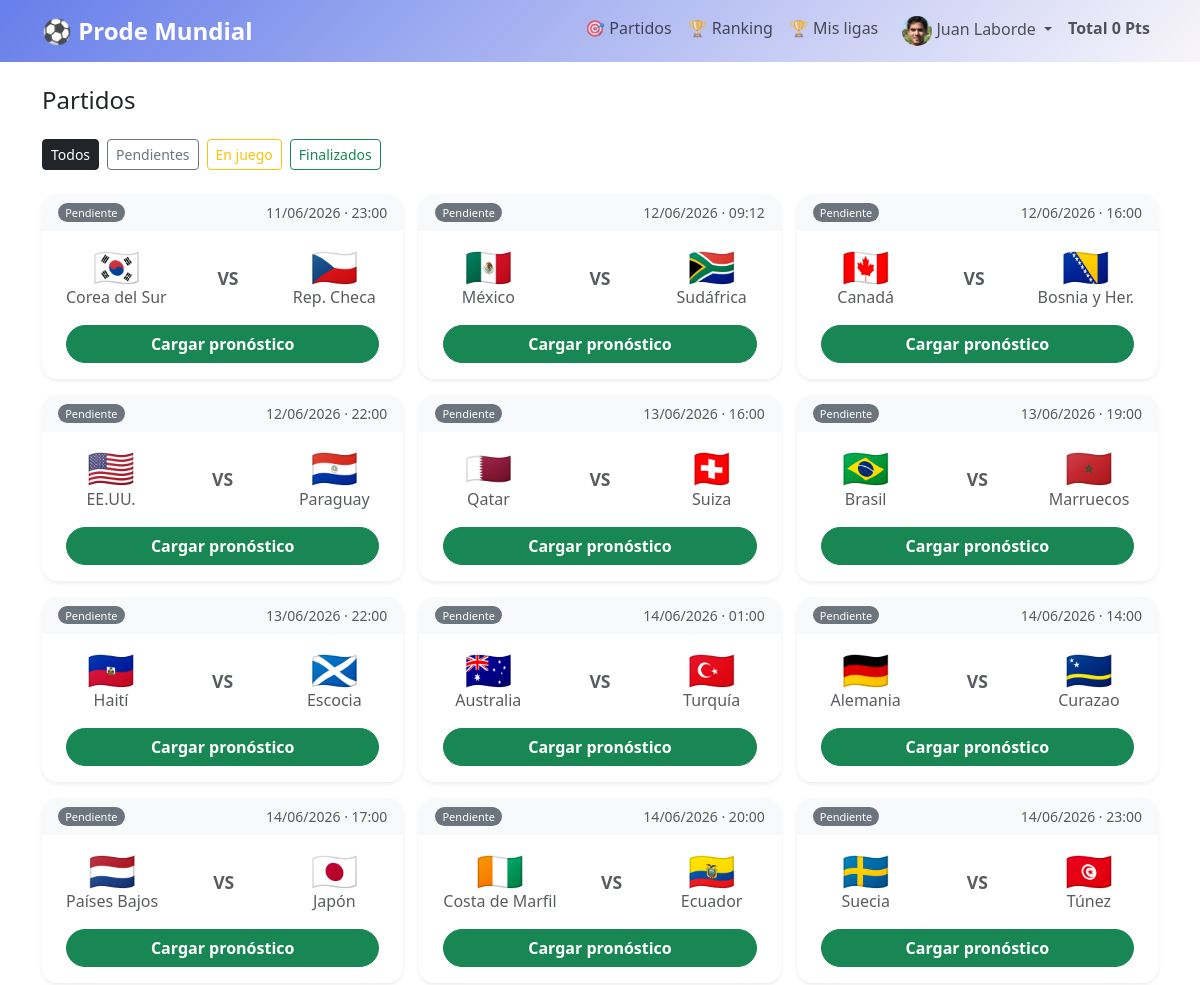
The app's page /matches/ (signed in, upper part), older data.
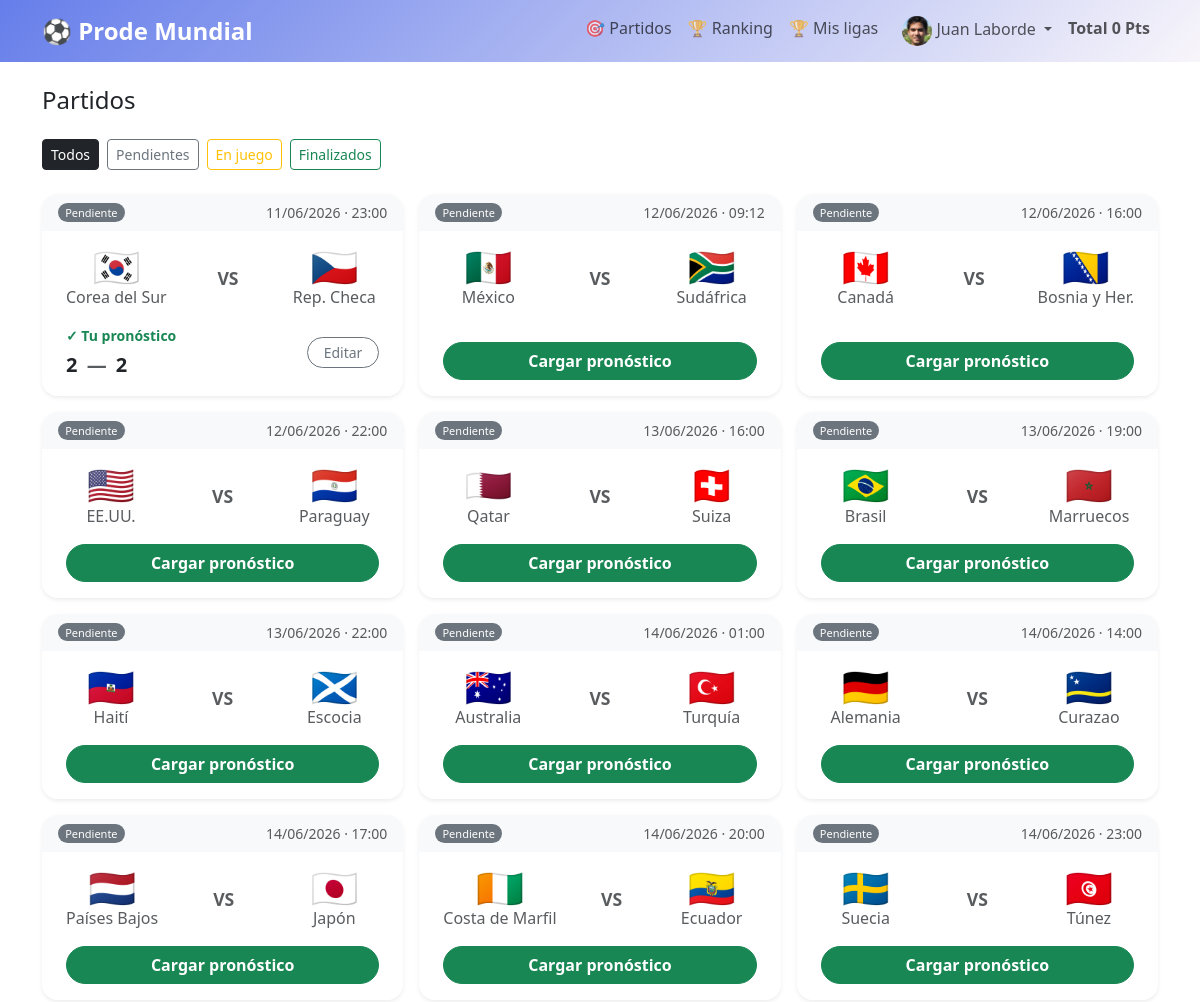
The same page, newer data.
### apps/matches/models.py (models this page shows, shortened)
class Match(models.Model):
    class Status(models.TextChoices):
        PENDING     = 'PENDING',     'Pendiente'
        IN_PROGRESS = 'IN_PROGRESS', 'En juego'
        FINISHED    = 'FINISHED',    'Finalizado'
    home_team    = models.ForeignKey(Team, on_delete=models.PROTECT, related_name='home_matches', verbose_name='Local')
    away_team    = models.ForeignKey(Team, on_delete=models.PROTECT, related_name='away_matches', verbose_name='Visitante')
    kickoff_time = models.DateTimeField(verbose_name='Fecha y hora')
    home_score   = models.PositiveSmallIntegerField(null=True, blank=True, verbose_name='Goles local')
    away_score   = models.PositiveSmallIntegerField(null=True, blank=True, verbose_name='Goles visitante')
    status       = models.CharField(max_length=15, choices=Status.choices, default=Status.PENDING, verbose_name='Estado')
    class Meta:
        verbose_name = 'Partido'
        verbose_name_plural = 'Partidos'
        ordering = ['kickoff_time']
    @property
    def is_locked(self):
        from django.conf import settings
        lock_minutes = getattr(settings, 'PREDICTION_LOCK_MINUTES', 10)
        delta = self.kickoff_time - timezone.now()
        return delta.total_seconds() < lock_minutes * 60

class Team(models.Model):
    name = models.CharField(max_length=100, verbose_name='Nombre')
    code = models.CharField(max_length=3, unique=True, verbose_name='Código')
    flag = models.CharField(max_length=10, blank=True, verbose_name='Emoji bandera')
    class Meta:
        verbose_name = 'Equipo'
        verbose_name_plural = 'Equipos'
        ordering = ['name']

### apps/predictions/models.py (models this page shows, shortened)
class Prediction(models.Model):
    user       = models.ForeignKey(User,  on_delete=models.CASCADE, related_name='predictions', verbose_name='Usuario')
    match      = models.ForeignKey(Match, on_delete=models.CASCADE, related_name='predictions', verbose_name='Partido')
    home_goals = models.PositiveSmallIntegerField(verbose_name='Goles local')
    away_goals = models.PositiveSmallIntegerField(verbose_name='Goles visitante')
    points     = models.PositiveSmallIntegerField(default=0, verbose_name='Puntos')
    is_exact   = models.BooleanField(default=False, verbose_name='Resultado exacto')
    is_winner  = models.BooleanField(default=False, verbose_name='Ganador acertado')
    created_at = models.DateTimeField(auto_now_add=True)
    updated_at = models.DateTimeField(auto_now=True)
    class Meta:
        verbose_name = 'Pronóstico'
        verbose_name_plural = 'Pronósticos'
        unique_together = ('user', 'match')

### apps/matches/views.py (the view)
# urls.py: path('', MatchListView.as_view(), name='list'),
class MatchListView(ListView):
    model = Match
    template_name = 'matches/list.html'
    context_object_name = 'matches'
    def get_queryset(self):
        qs = Match.objects.select_related('home_team', 'away_team').order_by('kickoff_time')
        estado = self.request.GET.get('estado')
        if estado in ('PENDING', 'IN_PROGRESS', 'FINISHED'):
            qs = qs.filter(status=estado)
        return qs
    def get_context_data(self, **kwargs):
        context = super().get_context_data(**kwargs)
        if self.request.user.is_authenticated:
            from apps.predictions.models import Prediction
            predictions = Prediction.objects.filter(user=self.request.user)
            context['predicted_ids'] = set(
                predictions.values_list('match_id', flat=True)
            )
            context['predictions_map'] = {p.match_id: p for p in predictions}
        else:
            context['predicted_ids'] = set()
            context['predictions_map'] = {}
        return context

### apps/accounts/context_processors.py (called while the page is built)
def user_points(request):
    if request.user.is_authenticated:
        from apps.predictions.models import Prediction
        total = Prediction.objects.filter(
            user=request.user
        ).aggregate(total=Sum('points'))['total'] or 0
        return {'user_total_points': total}
    return {'user_total_points': 0}

### apps/matches/templatetags/match_extras.py (called while the page is built)
@register.filter
def get_item(dictionary, key):
    return dictionary.get(key)

### templates/matches/list.html (shortened to what the changed rows need)
{% extends "base.html" %}
{% load match_extras %}
{% block content %}
<div class="container my-4">
  <div class="d-flex justify-content-between align-items-center mb-4">
    <h1 class="h4 mb-0">Partidos</h1>
  </div>
  {% if not matches %}
  <div class="alert alert-info">No hay partidos cargados.</div>
  {% else %}
  <div class="row g-3">
    {% for match in matches %}
    <div class="col-12 col-md-6 col-xl-4">
      <div class="card h-100 border-0 shadow-sm rounded-4 overflow-hidden">
        <div class="px-3 py-2 d-flex justify-content-between align-items-center
        {% if match.status == 'IN_PROGRESS' %}bg-warning
        {% elif match.status == 'FINISHED' %}bg-success text-white
        {% else %}bg-light{% endif %}">
          <span class="badge rounded-pill
          {% if match.status == 'PENDING' %}bg-secondary
          {% elif match.status == 'IN_PROGRESS' %}bg-dark
          {% else %}bg-white text-success{% endif %}
          fw-normal" style="font-size:11px">
            {{ match.get_status_display }}
          </span>
          <small class="{% if match.status == 'FINISHED' %}text-white-50{% else %}text-muted{% endif %}"
            style="font: size 0.5rem">
            {{ match.kickoff_time|date:"d/m/Y · H:i" }}
          </small>
        </div>
        <div class="card-body py-3 px-4">
          <div class="d-flex align-items-center justify-content-between">
            <div class="text-center" style="min-width:90px">
              <div class="flag-lg" style="font-size:2.4rem;line-height:1">{{ match.home_team.flag }}</div>
              <div class="text-muted" style="font: size 0.5rem">{{ match.home_team.name }}</div>
            </div>
            <div class="text-center flex-grow-1">
              {% if match.status == 'FINISHED' %}
              <div class="display-6 fw-bold lh-1">
                {{ match.home_score }}<span class="text-muted mx-1">—</span>{{ match.away_score }}
              </div>
              <div class="text-muted mt-1" style="font-size:11px">Final</div>
              {% elif match.status == 'IN_PROGRESS' %}
              <div class="display-6 fw-bold lh-1 text-warning">
                {{ match.home_score|default:"0" }}<span class="text-muted mx-1">—</span>{{ match.away_score|default:"0" }}
              </div>
              <div class="text-warning mt-1" style="font-size:11px">● En vivo</div>
              {% else %}
              <div class="text-muted fw-bold" style="font-size:1.1rem">VS</div>
              {% endif %}
            </div>
            <div class="text-center" style="min-width:90px">
              <div class="flag-lg" style="font-size:2.4rem;line-height:1">{{ match.away_team.flag }}</div>
              <div class="text-muted" style="font: size 0.5rem">{{ match.away_team.name }}</div>
            </div>
          </div>
        </div>
        <div class="card-footer border-0 bg-white pt-0 pb-3 px-4">
          {% if user.is_authenticated %}
          {% if match.pk in predicted_ids %}
          {% with pred=predictions_map|get_item:match.pk %}
          <div class="d-flex align-items-center justify-content-between">
            <div>
              <div class="text-success fw-semibold small mb-1">✓ Tu pronóstico</div>
              <div class="fw-bold fs-5">
                {{ pred.home_goals }}
                <span class="text-muted mx-1">—</span>
                {{ pred.away_goals }}
              </div>
            </div>
            {% if match.status == 'FINISHED' %}
            <div class="text-center">
              {% if pred.is_exact %}
              <span class="badge bg-success rounded-pill px-3">⭐ {{ pred.points }} pts</span>
              {% elif pred.is_winner %}
              <span class="badge bg-primary rounded-pill px-3">✓ {{ pred.points }} pts</span>
              {% else %}
              <span class="badge bg-secondary rounded-pill px-3">0 pts</span>
              {% endif %}
            </div>
            {% elif not match.is_locked %}
            <a href="{% url 'predictions:edit' pred.pk %}" class="btn btn-sm btn-outline-secondary rounded-pill px-3">
              Editar
            </a>
            {% endif %}
          </div>
          {% endwith %}
          {% elif not match.is_locked %}
          <a href="{% url 'predictions:create' match.pk %}" class="btn btn-success w-100 rounded-pill fw-semibold">
            Cargar pronóstico
          </a>
          {% else %}
          <span class="text-muted small">🔒 Cerrado para pronósticos</span>
          {% endif %}
          {% else %}
          <a href="{% url 'accounts:login' %}" class="btn btn-outline-success w-100 rounded-pill small">
            Iniciá sesión para pronosticar
          </a>
          {% endif %}
        </div>
      </div>
    </div>
    {% endfor %}
  </div>
</div>
{% endif %}
{% endblock %}

Row changes from the older to the newer data that the page shows:
computed for Match "Corea del Sur": text "Cargar pronóstico" → "✓ Tu pronóstico — Editar"
added Prediction: home_goals "2", away_goals "2"
